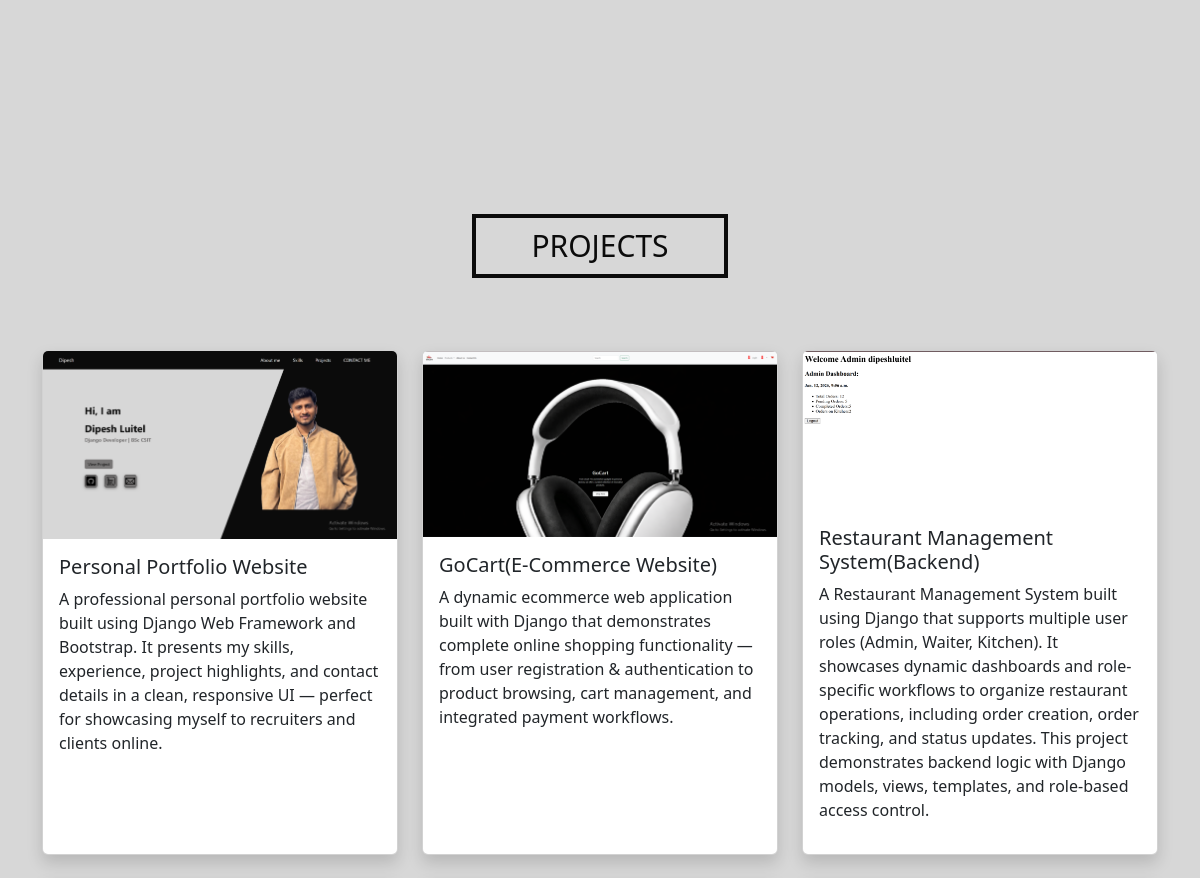
Before: / (middle part) with the older database file.
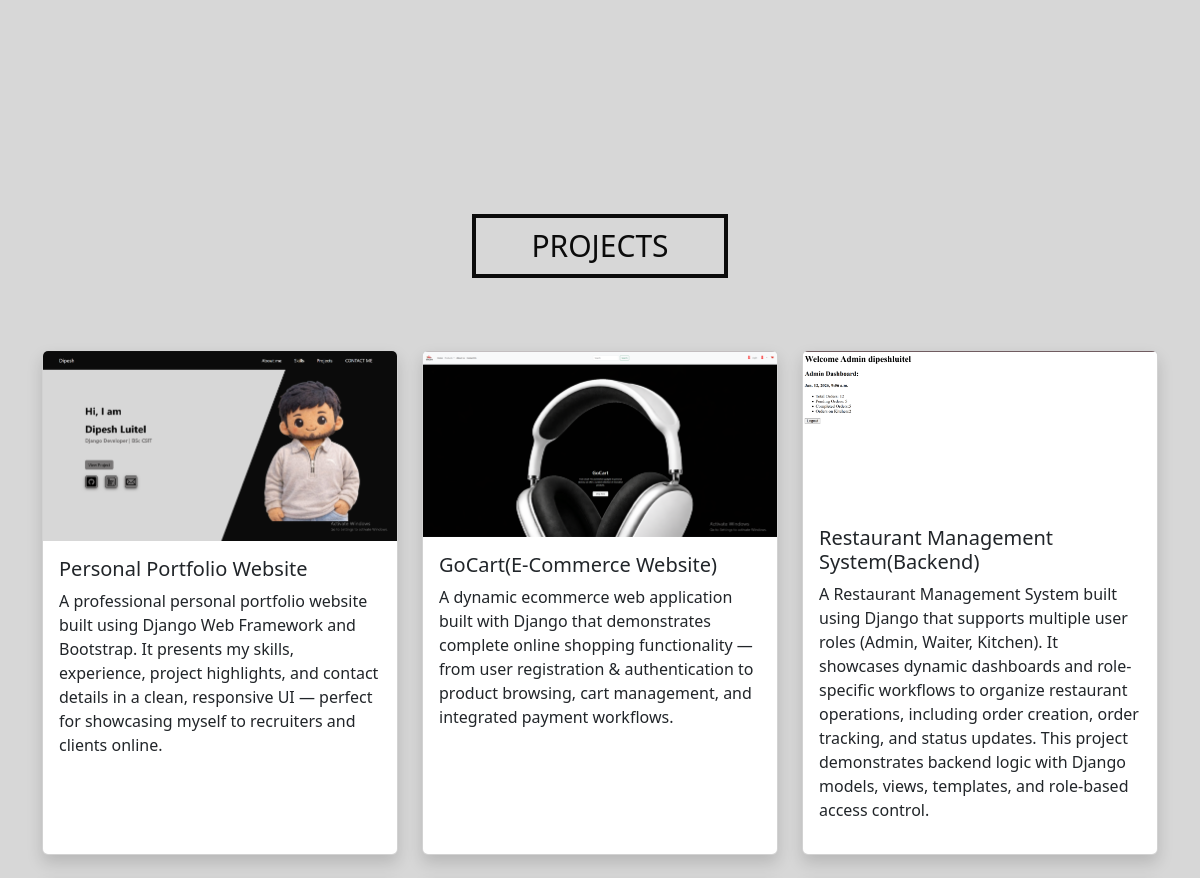
After: the same page with the newer database file.
### portfolio/models.py (models this page shows, shortened)
class Project(models.Model):
    title = models.CharField(max_length=200)
    description = models.TextField()
    image = models.ImageField(upload_to='projects/')
    live_site = models.URLField(blank=True)
    github = models.URLField(blank=True)

### portfolio/views.py (the view, shortened to what this page needs)
# urls.py: 2. Add a URL to urlpatterns:  path('', views.home, name='home')
def home(request):
    stacksUsed = Skill.objects.filter(status='y')
    stacksLearning = Skill.objects.filter(status='n')
    projects = Project.objects.all()
    form = ContactMessageForm()
    return render(request, 'portfolio/home.html', {'projects': projects, 'stacksUsed': stacksUsed, 'stacksLearning' : stacksLearning, 'form': form})

### portfolio/templates/portfolio/home.html (shortened to what this page needs)
{% extends 'portfolio/base.html' %}
{% load static %}
{% block content %}
<section id="skills" class="py-8">
    <div class="container skill " data-aos="fade-right">
        <div class="row">
        </div>
    </div>
</section>
<section id="projects" class="py-5">
    <div class="container skill" data-aos="fade-right">
        <div class="text-center">
            <h2 class="text-center mb-4">PROJECTS</h2>
        </div>
        <div class="row mt-5">
            {% for project in projects %}
            <div class=" col-lg-4 col-md-6 mb-4" data-aos="fade-up">
                <div class="card h-100 shadow">
                    <img src="{{ project.image.url }}" class="card-img-top">
                    <div class="card-body">
                        <h5>{{ project.title }}</h5>
                        <p>{{ project.description}}</p>
                    </div>
                </div>
            </div>
            {% endfor %}
        </div>
    </div>
</section>
{% endblock %}

### portfolio/templates/portfolio/base.html (shortened to what this page needs)
{% load static %}
<!DOCTYPE html>
<html lang="en">
<head>
    <link href="https://cdn.jsdelivr.net/npm/bootstrap@5.3.3/dist/css/bootstrap.min.css" rel="stylesheet">
    <link href="https://unpkg.com/aos@2.3.1/dist/aos.css" rel="stylesheet">
    <link rel="stylesheet" href="{% static 'portfolio/css/style.css' %}">
</head>
<body>
    {% block content %}{% endblock %}
</body>
</html>

### portfolio/static/portfolio/css/style.css (style rules this page uses)
html { scroll-behavior: smooth; }
section { scroll-margin-top: 80px; margin-bottom: 150px; }
body { background-color: #D7D7D7; color: #0B0B0B; }
.skill h2 { display: inline-block; padding: 10px 55px; font-size: 30px; border: 4px solid #0B0B0B; user-select: none; }

Changed rows visible on the page:
changed Project "Personal Portfolio Website": image: a different picture
